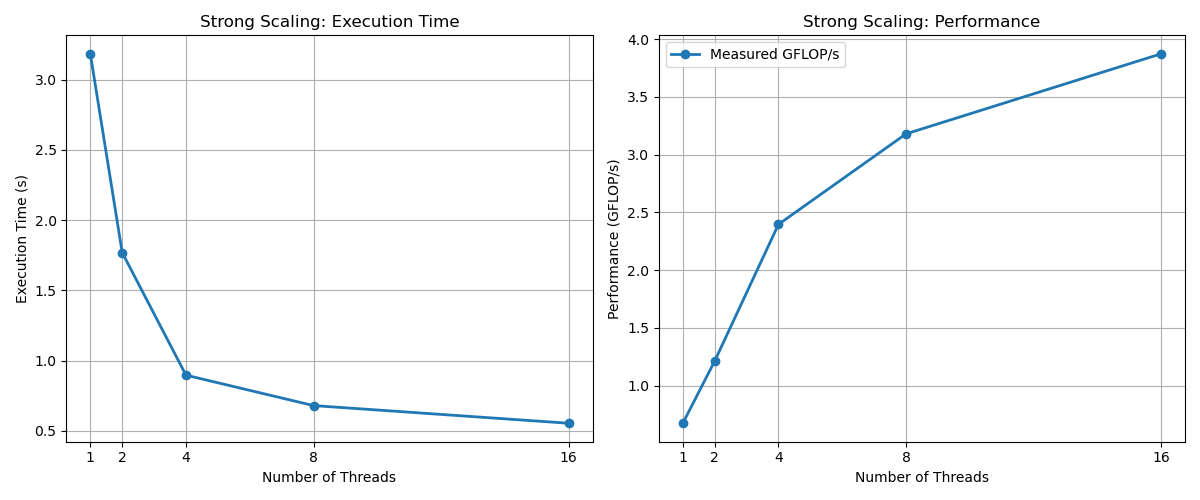

This figure's Python source:
import matplotlib.pyplot as plt

threads = [1, 2, 4, 8, 16]

avg_times = [3.183640, 1.768867, 0.896376, 0.679870, 0.554103]
avg_gflops = [0.6747, 1.2133, 2.3967, 3.1800, 3.8733]

ideal_gflops = [avg_gflops[0] * t for t in threads]

plt.figure(figsize=(12, 5))

plt.subplot(1, 2, 1)
plt.plot(threads, avg_times, marker='o', linewidth=2, label="Measured Time")
plt.xlabel("Number of Threads")
plt.ylabel("Execution Time (s)")
plt.title("Strong Scaling: Execution Time")
plt.grid(True)
plt.xticks(threads)

plt.subplot(1, 2, 2)
plt.plot(threads, avg_gflops, marker='o', linewidth=2, label="Measured GFLOP/s")
plt.xlabel("Number of Threads")
plt.ylabel("Performance (GFLOP/s)")
plt.title("Strong Scaling: Performance")
plt.grid(True)
plt.xticks(threads)
plt.legend()

plt.tight_layout()
plt.savefig("strong_scaling_plot.png")
plt.show()